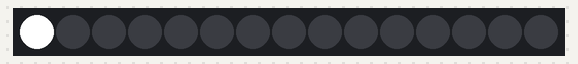
Recording of a sketch running on a simulated Arduino Uno, built with avr-gcc and run on an emulated ATmega328P. Parts: 15 RGB LEDs in strip order, left to right.

Above: at 2.05 s.
At 2.45 s:
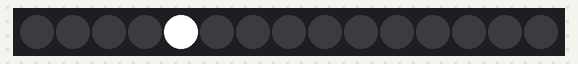
At 2.95 s:
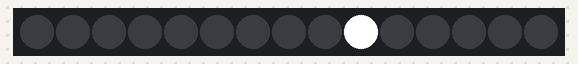
At 3.36 s:
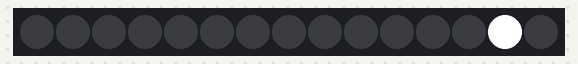
At 3.86 s:
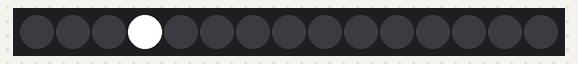

The sketch:

FirstLight.ino.ino
```cpp
// Use if you want to force the software SPI subsystem to be used for some reason (generally, you don't)
// #define FASTLED_FORCE_SOFTWARE_SPI
// Use if you want to force non-accelerated pin access (hint: you really don't, it breaks lots of things)
// #define FASTLED_FORCE_SOFTWARE_SPI
// #define FASTLED_FORCE_SOFTWARE_PINS
#define FASTLED_ESP8266_RAW_PIN_ORDER

#include "FastLED.h"

///////////////////////////////////////////////////////////////////////////////////////////
//
// Move a white dot along the strip of leds.  This program simply shows how to configure the leds,
// and then how to turn a single pixel white and then off, moving down the line of pixels.
//

// How many leds are in the strip?
#define NUM_LEDS 15

// Data pin that led data will be written out over
#define DATA_PIN 3

// Clock pin only needed for SPI based chipsets when not using hardware SPI
//#define CLOCK_PIN 8

// This is an array of leds.  One item for each led in your strip.
CRGB leds[NUM_LEDS];

// This function sets up the ledsand tells the controller about them
void setup() {
	// sanity check delay - allows reprogramming if accidently blowing power w/leds
   	delay(2000);

      // Uncomment one of the following lines for your leds arrangement.
      // FastLED.addLeds<TM1803, DATA_PIN, RGB>(leds, NUM_LEDS);
      // FastLED.addLeds<TM1804, DATA_PIN, RGB>(leds, NUM_LEDS);
      // FastLED.addLeds<TM1809, DATA_PIN, RGB>(leds, NUM_LEDS);
      FastLED.addLeds<WS2811, DATA_PIN, RGB>(leds, NUM_LEDS);
      // FastLED.addLeds<WS2812, DATA_PIN, RGB>(leds, NUM_LEDS);
      // FastLED.addLeds<WS2812B, DATA_PIN, RGB>(leds, NUM_LEDS);
      // FastLED.addLeds<NEOPIXEL, DATA_PIN>(leds, NUM_LEDS);
      // FastLED.addLeds<APA104, DATA_PIN>(leds, NUM_LEDS);
      // FastLED.addLeds<WS2811_400, DATA_PIN, RGB>(leds, NUM_LEDS);
      // FastLED.addLeds<GW6205, DATA_PIN, RGB>(leds, NUM_LEDS);
      // FastLED.addLeds<GW6205_400, DATA_PIN, RGB>(leds, NUM_LEDS);
      // FastLED.addLeds<UCS1903, DATA_PIN, RGB>(leds, NUM_LEDS);
      // FastLED.addLeds<UCS1903B, DATA_PIN, RGB>(leds, NUM_LEDS);

      // FastLED.addLeds<WS2801, RGB>(leds, NUM_LEDS);
      // FastLED.addLeds<SM16716, RGB>(leds, NUM_LEDS);
      // FastLED.addLeds<LPD8806, RGB>(leds, NUM_LEDS);
      // FastLED.addLeds<P9813, RGB>(leds, NUM_LEDS);
      // FastLED.addLeds<APA102, RGB>(leds, NUM_LEDS);
      // FastLED.addLeds<DOTSTAR, RGB>(leds, NUM_LEDS);

      // FastLED.addLeds<WS2801, DATA_PIN, CLOCK_PIN, RGB>(leds, NUM_LEDS);
      // FastLED.addLeds<SM16716, DATA_PIN, CLOCK_PIN, RGB>(leds, NUM_LEDS);
      // FastLED.addLeds<LPD8806, DATA_PIN, CLOCK_PIN, RGB>(leds, NUM_LEDS);
      // FastLED.addLeds<P9813, DATA_PIN, CLOCK_PIN, RGB>(leds, NUM_LEDS);
      // FastLED.addLeds<APA102, DATA_PIN, CLOCK_PIN, RGB>(leds, NUM_LEDS);
      // FastLED.addLeds<DOTSTAR, DATA_PIN, CLOCK_PIN, RGB>(leds, NUM_LEDS);
}

// This function runs over and over, and is where you do the magic to light
// your leds.
void loop() {
   // Move a single white led
   for(int whiteLed = 0; whiteLed < NUM_LEDS; whiteLed = whiteLed + 1) {
      // Turn our current led on to white, then show the leds
      leds[whiteLed] = CRGB::White;

      // Show the leds (only one of which is set to white, from above)
      FastLED.show();

      // Wait a little bit
      delay(100);

      // Turn our current led back to black for the next loop around
      leds[whiteLed] = CRGB::Black;
   }
}
```

Measured:
- by itself, everything shown: repeats every 1.5 s, in 15 steps
